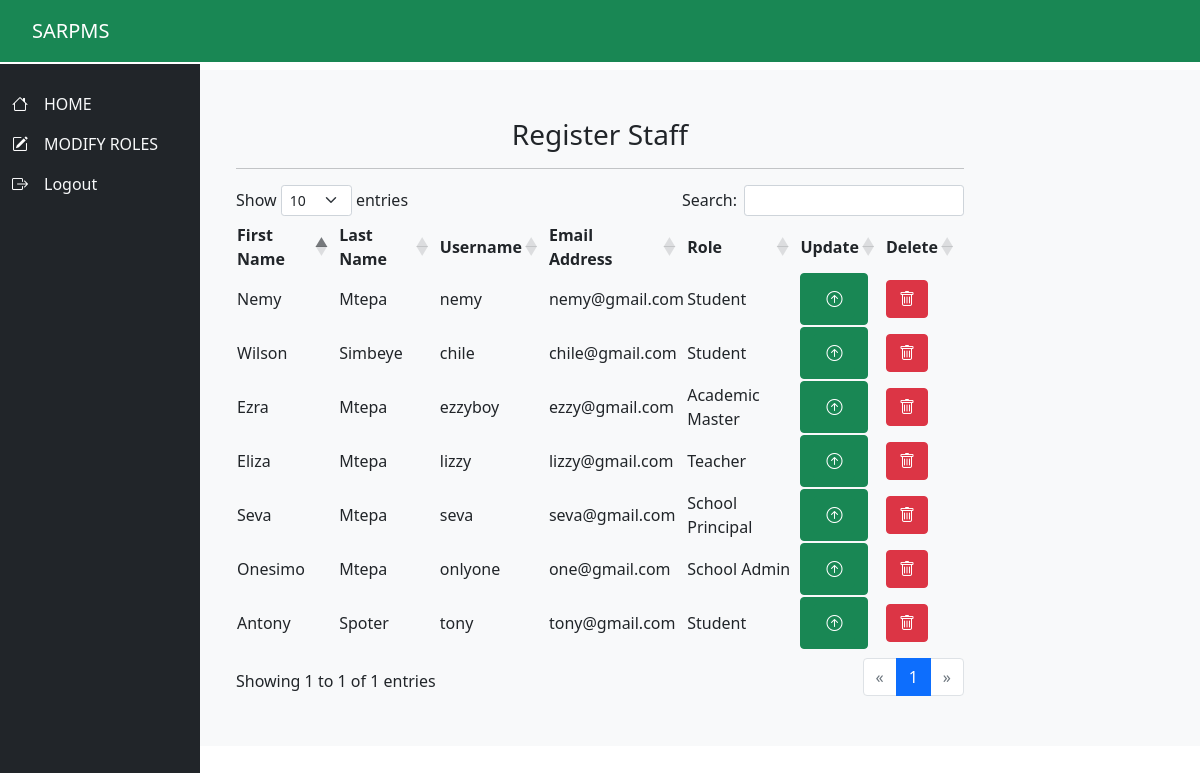
The page /school_admin/ on the database its author committed.
### apps/models.py (models this page shows)
class CustomUser(AbstractUser):
    office = models.ForeignKey(Office,on_delete=models.CASCADE,null=True)
    CHOICES=[
        ('Academic Master','Academic Master'),
        ('School Principal','School Principal'),
        ('Teacher','Teacher'),
        ('School Admin','School Admin'),
        ('Student','Student'),
    ]
    middle_Name = models.CharField(max_length=200)
    role=models.CharField(max_length=50,choices=CHOICES)
    date_Of_Birth=models.DateField(null=True)
    CHOICES=[
        ('Male','Male'),
        ('Female','Female')
    ]
    sex=models.CharField(max_length=10,choices=CHOICES)

### apps/views.py (the view)
# urls.py: path('school_admin/',school_admin,name='school_admin'),
def school_admin(request):
    queryset=CustomUser.objects.exclude(is_superuser=True)
    context= {
        'queryset':queryset,
    }
    return render(request,'school_admin/staff_list.html',context)

### templates/school_admin/staff_list.html (shortened to what this page needs)
{% extends 'school_admin/index.html' %}
{% load crispy_forms_tags %}
{% block content %}
<main class="row">
  <div class="bg-light mt-2  rounded">
  <div class="row   justify-content-center p-5">
      <div class="col-8">
        <h3 class="text-center">Register Staff</h3>
        <hr>
          <table class="display"  id="myTable" width="100%">
            <thead>
              <tr>
                <th>First Name</th>
                <th>Last Name</th>
                <th>Username</th>
                <th>Email Address</th>
                <th>Role</th>
                <th>Update</th>
                <th>Delete</th>
              </tr>
            </thead>
            {% for instance in queryset %}
            <tbody>
              <tr>
                <td>{{instance.first_name}}</td>
                <td>{{instance.last_name}}</td>
                <td>{{instance.username}}</td>
                <td>{{instance.email}}</td>
                <td>{{instance.role}}</td>
                <td  >
                  <a href="{% url 'modify_roles' instance.id %}" class="btn btn-success me-1"><i class="bi bi-arrow-up-circle btn btn-success"></i></a>
                </td>
                <td class=" my-1">
                  <a href="{% url 'delete_staff' instance.id %}" class=" me-1"><i class="bi bi-trash btn btn-danger"></i></a>
                  </td>
              </tr>
            </tbody>
            {% endfor %}
          </table>
        </div>
        </div>
    </div>
</main>
{% endblock %}

### templates/school_admin/index.html (shortened to what this page needs)
{% load static %}
<!Doctype html>
<html lang="en">
  <head>
<link href="{% static 'bootstrap/css/bootstrap.min.css' %}" rel="stylesheet">
    <link rel="stylesheet" href="{% static 'styling/style.css' %}">
    <link rel="stylesheet" href="https://cdn.jsdelivr.net/npm/bootstrap-icons@1.11.3/font/bootstrap-icons.min.css">
    <link href="https://stackpath.bootstrapcdn.com/bootstrap/5.1.3/css/bootstrap.min.css" rel="stylesheet">
    <link rel="stylesheet" type="text/css" href="https://cdn.datatables.net/1.11.3/css/dataTables.bootstrap5.min.css">
</head>
<body>
    <div class="">
        <div class="row">
            <main role="main"  >
                <nav class="navbar navbar-expand-md navbar-dark  bg-success p-3 w-100">
                    <div class="container-fliud">
                    <a class="navbar-brand px-3" href="#">SARPMS</a>
                </div>
                </nav>
            </main>
            <nav class="col-md-2 d-none d-md-block bg-dark sidebar mt-2">
                <div class="sidebar-sticky">
                    <ul class="nav flex-column">
                        <li class="nav-item d-flex align-items-center">
                            <i class="bi bi-house"></i>
                            <a class="nav-link active text-light" aria-current="page" href="{% url 'admin_dash' %}">HOME</a>
                        </li>
                        <li class="nav-item d-flex align-items-center">
                            <i class="bi bi-pencil-square"></i>
                            <a class="nav-link text-light" href="{% url 'school_admin' %}">MODIFY ROLES</a>
                        </li>
                        <li class="nav-item d-flex align-items-center" >
                            <i class="bi bi-box-arrow-right"></i>
                            <a class="nav-link text-light" href="{% url 'logout' %}">Logout</a>
                        </li>
                    </ul>
                </div>
            </nav>
        </div>
    </div>
    {% block content %}
    {% endblock %}
</body>
</html>

### templates/school_admin/index.html (style rules this page uses)
.sidebar { position: fixed; top: 56px; bottom: 0; left: 0; z-index: 100; padding: 20px; overflow-y: auto; background-color: #343a40; color: #fff; }
.sidebar-sticky { position: relative; top: 0; }

### rows shown on the page
CustomUser: first_name "Nemy", last_name "Mtepa", username "nemy", email "nemy@gmail.com", role "Student"
CustomUser: first_name "Wilson", last_name "Simbeye", username "chile", email "chile@gmail.com", role "Student"
CustomUser: first_name "Ezra", last_name "Mtepa", username "ezzyboy", email "ezzy@gmail.com", role "Academic Master"
CustomUser: first_name "Eliza", last_name "Mtepa", username "lizzy", email "lizzy@gmail.com", role "Teacher"
CustomUser: first_name "Seva", last_name "Mtepa", username "seva", email "seva@gmail.com", role "School Principal"
CustomUser: first_name "Onesimo", last_name "Mtepa", username "onlyone", email "one@gmail.com", role "School Admin"
CustomUser: first_name "Antony", last_name "Spoter", username "tony", email "tony@gmail.com", role "Student"
